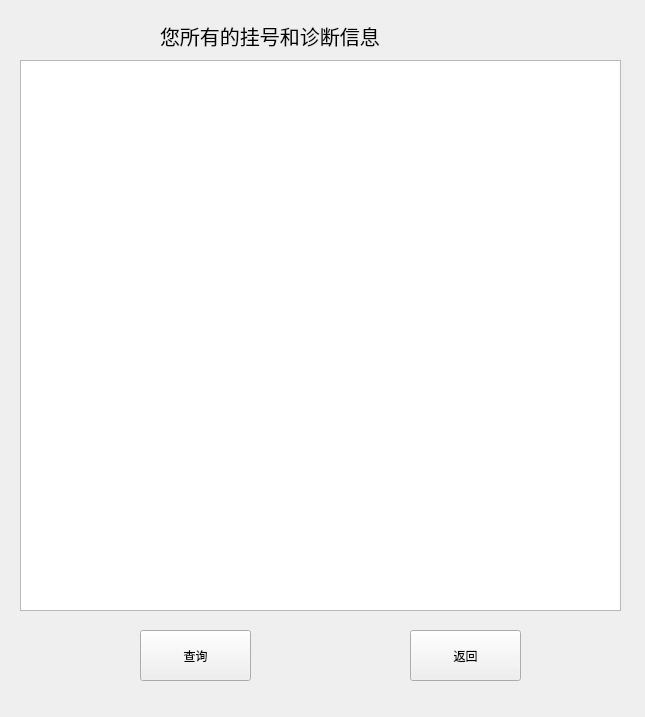
<?xml version="1.0" encoding="UTF-8"?>
<ui version="4.0">
 <class>seepatientinfo</class>
 <widget class="QWidget" name="seepatientinfo">
  <property name="geometry">
   <rect>
    <x>0</x>
    <y>0</y>
    <width>645</width>
    <height>717</height>
   </rect>
  </property>
  <property name="windowTitle">
   <string>Form</string>
  </property>
  <widget class="QTextEdit" name="mypatient_info">
   <property name="geometry">
    <rect>
     <x>20</x>
     <y>60</y>
     <width>601</width>
     <height>551</height>
    </rect>
   </property>
  </widget>
  <widget class="QPushButton" name="patientinfo_search">
   <property name="geometry">
    <rect>
     <x>140</x>
     <y>630</y>
     <width>111</width>
     <height>51</height>
    </rect>
   </property>
   <property name="text">
    <string>查询</string>
   </property>
  </widget>
  <widget class="QPushButton" name="patientinfo_return">
   <property name="geometry">
    <rect>
     <x>410</x>
     <y>630</y>
     <width>111</width>
     <height>51</height>
    </rect>
   </property>
   <property name="text">
    <string>返回</string>
   </property>
  </widget>
  <widget class="QLabel" name="label_seepatientinfo">
   <property name="geometry">
    <rect>
     <x>160</x>
     <y>10</y>
     <width>441</width>
     <height>51</height>
    </rect>
   </property>
   <property name="font">
    <font>
     <pointsize>15</pointsize>
    </font>
   </property>
   <property name="text">
    <string>您所有的挂号和诊断信息</string>
   </property>
  </widget>
 </widget>
 <resources/>
 <connections/>
</ui>
